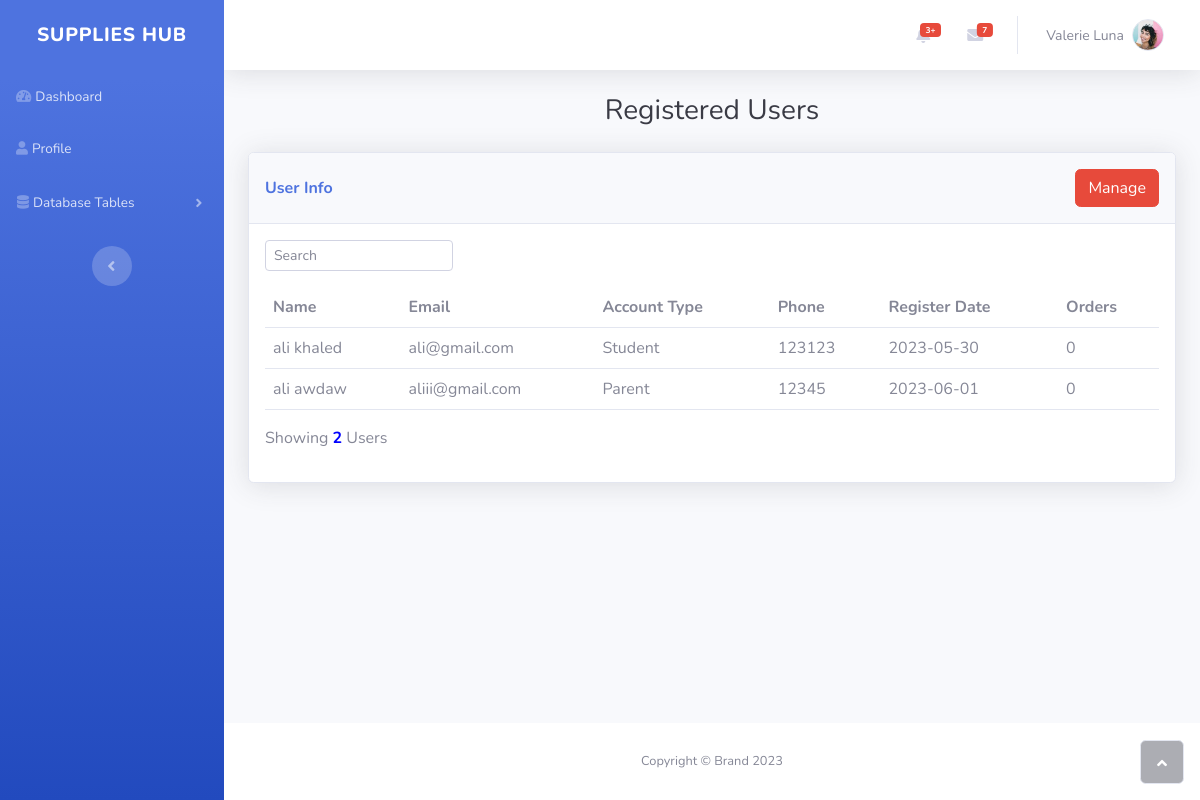
The app's page /admin-ViewUsers.php, older data.
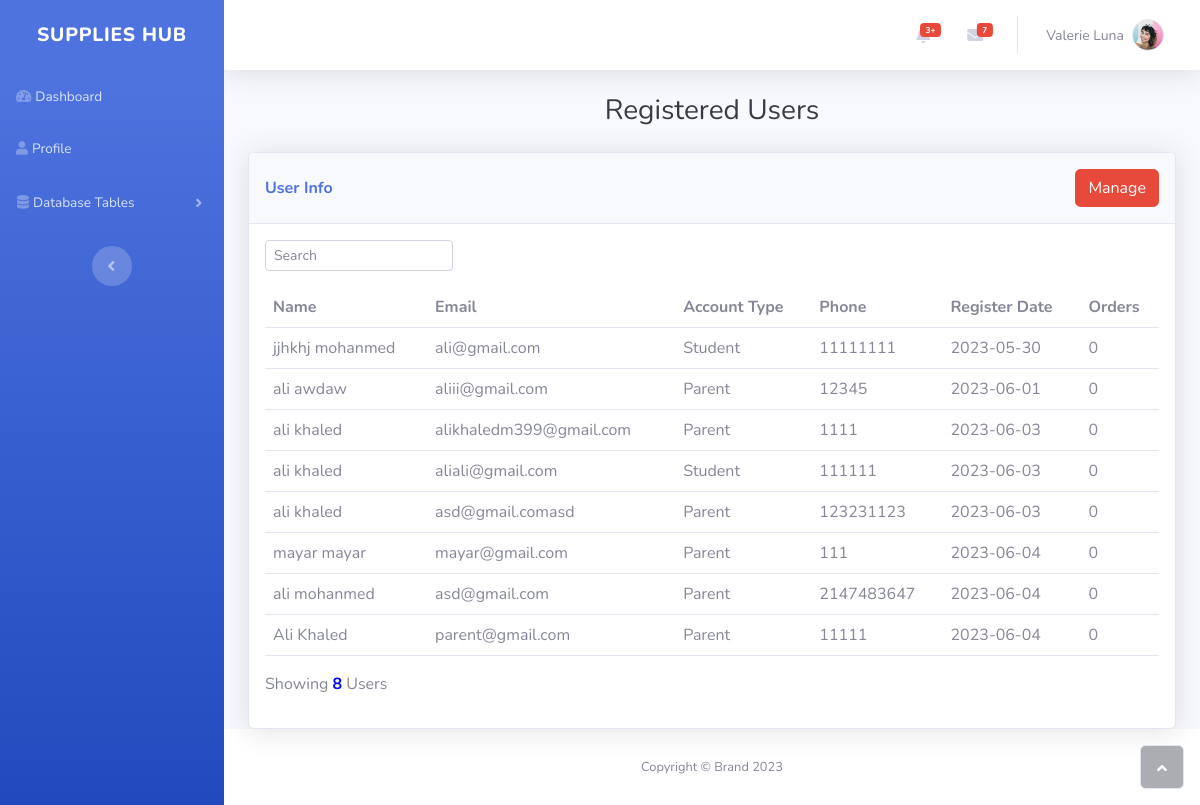
The same page, newer data.
### tables this page shows
CREATE TABLE `usersclass` (
  `id` int(11) NOT NULL,
  `acctype` varchar(255) NOT NULL,
  `email` varchar(255) NOT NULL,
  `password` varchar(255) NOT NULL,
  `fname` varchar(255) NOT NULL,
  `lname` varchar(255) NOT NULL,
  `phone` int(11) DEFAULT NULL,
  `registerdate` date DEFAULT NULL
);

### admin-ViewUsers.php (the view, shortened to what this page needs)
<!DOCTYPE html>
<html lang="en">
<?php
require_once("connect.php");
$sql = "SELECT * FROM usersclass";
$result = mysqli_query($conn, $sql);
?>
<head>
    <link rel="stylesheet" href="assets/bootstrap/css/bootstrap.min.css">
    <link rel="stylesheet" href="https://use.fontawesome.com/releases/v5.12.0/css/all.css">
</head>
<body id="page-top">
    <div id="wrapper">
        <?php
        include("admin-sidebar.php");
        ?>
        <div class="d-flex flex-column" id="content-wrapper">
            <div id="content">
                <?php include("admin-topbar.php"); ?>
                <div class="container-fluid">
                    <h3 class="text-dark mb-4 text-center">Registered Users</h3>
                    <div class="card shadow">
                        <div class="card-header py-3 text-nowrap d-flex justify-content-between align-items-center">
                            <p class="text-primary m-0 fw-bold">User Info</p>
                            <a href="admin-ManageUsers.php" style="display:flex; text-decoration: none;">
                                <button class="btn btn-danger">Manage</button>
                            </a>
                        </div>
                        <div class="card-body">
                            <div class="row">
                                <div class="col-md">
                                    <div class="text-md-start dataTables_filter" id="dataTable_filter"><label class="form-label"><input type="search" class="form-control form-control-sm" aria-controls="dataTable" placeholder="Search"></label></div>
                                </div>
                            </div>
                            <div class="table-responsive table mt-2" id="dataTable" role="grid" aria-describedby="dataTable_info">
                                <table class="table my-0" id="dataTable">
                                    <thead>
                                        <tr>
                                            <th>Name</th>
                                            <th>Email</th>
                                            <th>Account Type</th>
                                            <th>Phone</th>
                                            <th>Register Date</th>
                                            <th>Orders</th>
                                        </tr>
                                    </thead>
                                    <tbody>
                                        <?php
                                        while ($row = mysqli_fetch_assoc($result)) {
                                            echo "<tr>
                                            <td>" . $row['fname'] . " " . $row['lname'] . "</td>";
                                            echo "<td>" . $row['email'] . "</td>";
                                            echo "<td>" . $row['acctype'] . "</td>";
                                            echo "<td>" . $row['phone'] . "</td>";
                                            echo "<td>" . $row['registerdate'] . "</td>";
                                            $sqlOrders = "SELECT COUNT(*) AS ordersmade FROM orders WHERE userid = " . $row['id'];
                                            $resultOrders = mysqli_query($conn, $sqlOrders);
                                            $rowOrders = mysqli_fetch_assoc($resultOrders);
                                            echo "<td>" . $rowOrders['ordersmade'] . "</td>";
                                            echo "</tr>";
                                        }
                                        ?>
                                    </tbody>
                                </table>
                            </div>
                            <div class="row">
                                <div class="col-md-6 align-self-center">
                                    <?php
                                    $sqlCount = "SELECT COUNT(*) AS total FROM usersclass";
                                    $resultCount = mysqli_query($conn, $sqlCount);
                                    $rowCount = mysqli_fetch_assoc($resultCount);
                                    ?>
                                    <p id="dataTable_info" class="dataTables_info" role="status" aria-live="polite">Showing <b style="color:blue"><?php echo $rowCount['total']; ?></b> Users</p>
                                </div>
                                <div class="col-md-6">
                                </div>
                            </div>
                        </div>
                    </div>
                </div>
            </div>
            <footer class="bg-white sticky-footer">
                <div class="container my-auto">
                    <div class="text-center my-auto copyright"><span>Copyright © Brand 2023</span></div>
                </div>
            </footer>
        </div><a class="border rounded d-inline scroll-to-top" href="#page-top"><i class="fas fa-angle-up"></i></a>
    </div>
</body>
</html>

Row changes from the older to the newer data that the page shows:
changed usersclass "ali@gmail.com": fname "ali" → "jjhkhj"; lname "khaled" → "mohanmed"; phone "123123" → "11111111"
added usersclass: fname "ali", lname "khaled", email "alikhaledm399@gmail.com", acctype "Parent", phone "1111", registerdate "2023-06-03", ordersmade "0"
added usersclass: fname "ali", lname "khaled", email "aliali@gmail.com", acctype "Student", phone "111111", registerdate "2023-06-03", ordersmade "0"
added usersclass: fname "ali", lname "khaled", email "asd@gmail.comasd", acctype "Parent", phone "123231123", registerdate "2023-06-03", ordersmade "0"
added usersclass: fname "mayar", lname "mayar", email "mayar@gmail.com", acctype "Parent", phone "111", registerdate "2023-06-04", ordersmade "0"
added usersclass: fname "ali", lname "mohanmed", email "asd@gmail.com", acctype "Parent", phone "2147483647", registerdate "2023-06-04", ordersmade "0"
added usersclass: fname "Ali", lname "Khaled", email "parent@gmail.com", acctype "Parent", phone "11111", registerdate "2023-06-04", ordersmade "0"
Text that changed along with them:
$rowCount['total']: "2" → "8"
